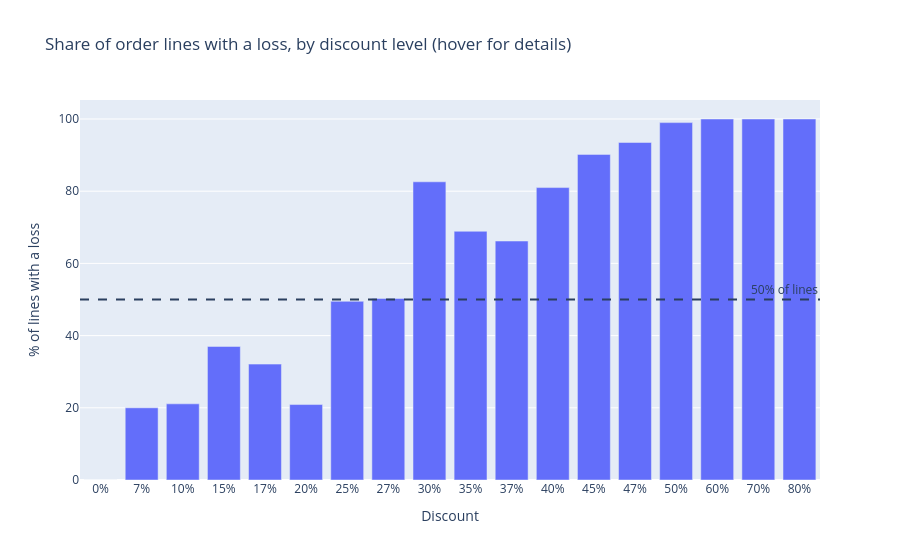

This figure's notebook cell:
### Code cell
disc = (df.groupby("discount")
          .agg(lines=("row_id", "count"),
               loss_lines=("profit", lambda s: (s < 0).sum()),
               sales=("sales", "sum"),
               profit=("profit", "sum"))
          .reset_index())
disc = disc[disc["lines"] >= 30].copy()
disc["loss_share_pct"] = (disc["loss_lines"] / disc["lines"] * 100).round(1)
disc["margin_pct"] = (disc["profit"] / disc["sales"] * 100).round(1)
disc["discount_label"] = (disc["discount"] * 100).round(0).astype(int).astype(str) + "%"

fig = px.bar(
    disc, x="discount_label", y="loss_share_pct",
    hover_data={"lines": True, "sales": ":,.0f", "profit": ":,.0f",
                "margin_pct": True, "discount_label": False},
    labels={"discount_label": "Discount", "loss_share_pct": "% of lines with a loss"},
    title="Share of order lines with a loss, by discount level (hover for details)",
)
fig.add_hline(y=50, line_dash="dash", annotation_text="50% of lines")
fig.update_xaxes(type="category")
fig.show()

### Figure 1 — Plotly figure (JSON) as saved in the notebook; plotly's stock layout.template omitted (floating-point values rounded to 4 significant figures)
{"data": [{"customdata": [[29470.0, 7254000.0, 1829000.0, 25.2], [150.0, 121600.0, 21150.0, 17.4], [4068.0, 1580000.0, 259100.0, 16.4], [541.0, 306000.0, 27380.0, 8.9], [735.0, 247400.0, 28160.0, 11.4], [5039.0, 1220000.0, 117100.0, 9.6], [198.0, 88060.0, 800.6, 0.9], [388.0, 89350.0, -1675.0, -1.9], [340.0, 188900.0, -19690.0, -10.4], [122.0, 95700.0, -14170.0, -14.8], [74.0, 31620.0, -5806.0, -18.4], [3281.0, 593300.0, -155200.0, -26.2], [327.0, 33400.0, -13610.0, -40.7], [725.0, 83430.0, -31160.0, -37.4], [1633.0, 324100.0, -158600.0, -48.9], [2029.0, 189600.0, -168900.0, -89.1], [1786.0, 139800.0, -186400.0, -133.3], [315.0, 20460.0, -38620.0, -188.7]], "hovertemplate": "% of lines with a loss=%{y}<br>lines=%{customdata[0]}<br>sales=%{customdata[1]:,.0f}<br>profit=%{customdata[2]:,.0f}<br>margin_pct=%{customdata[3]}<extra></extra>", "legendgroup": "", "marker": {"color": "#636efa", "pattern": {"shape": ""}}, "name": "", "orientation": "v", "showlegend": false, "textposition": "auto", "type": "bar", "x": ["0%", "7%", "10%", "15%", "17%", "20%", "25%", "27%", "30%", "35%", "37%", "40%", "45%", "47%", "50%", "60%", "70%", "80%"], "xaxis": "x", "y": [0.0, 20.0, 21.1, 37.0, 32.1, 20.9, 49.5, 50.3, 82.6, 68.9, 66.2, 81.0, 90.2, 93.5, 99.0, 100.0, 100.0, 100.0], "yaxis": "y"}], "layout": {"annotations": [{"showarrow": false, "text": "50% of lines", "x": 1, "xanchor": "right", "xref": "x domain", "y": 50, "yanchor": "bottom", "yref": "y"}], "barmode": "relative", "legend": {"tracegroupgap": 0}, "shapes": [{"line": {"dash": "dash"}, "type": "line", "x0": 0, "x1": 1, "xref": "x domain", "y0": 50, "y1": 50, "yref": "y"}], "title": {"text": "Share of order lines with a loss, by discount level (hover for details)"}, "xaxis": {"anchor": "y", "domain": [0, 1], "title": {"text": "Discount"}, "type": "category"}, "yaxis": {"anchor": "x", "domain": [0, 1], "title": {"text": "% of lines with a loss"}}}}
